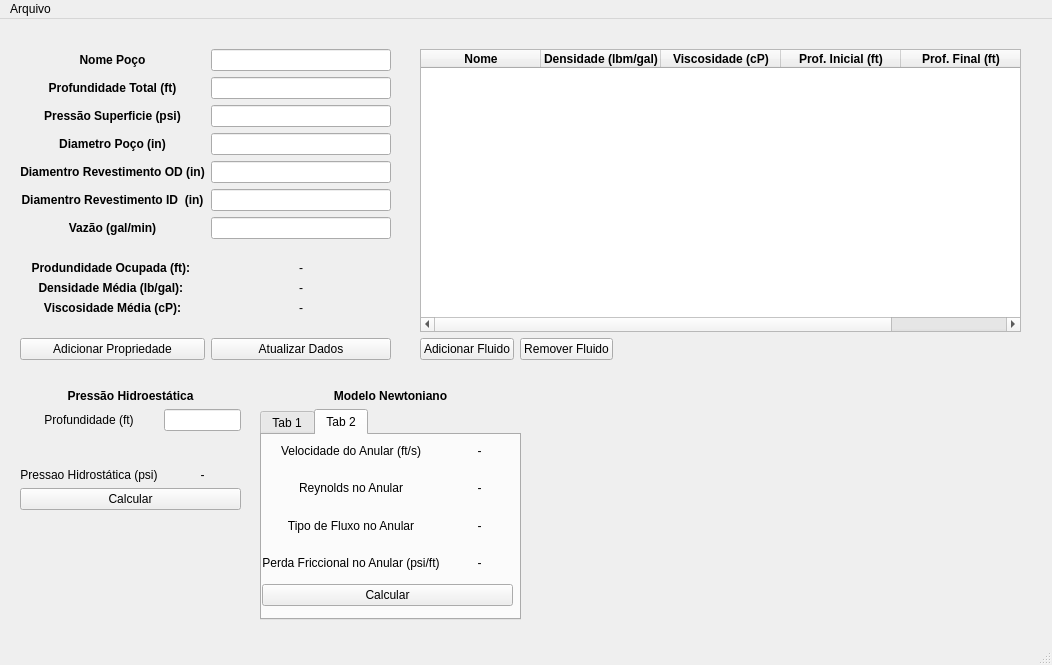
<?xml version="1.0" encoding="UTF-8"?>
<ui version="4.0">
 <class>CSimuladorPoco</class>
 <widget class="QMainWindow" name="CSimuladorPoco">
  <property name="geometry">
   <rect>
    <x>0</x>
    <y>0</y>
    <width>1052</width>
    <height>665</height>
   </rect>
  </property>
  <property name="windowTitle">
   <string>CSimuladorPoco</string>
  </property>
  <widget class="QWidget" name="centralwidget">
   <widget class="QWidget" name="gridLayoutWidget">
    <property name="geometry">
     <rect>
      <x>20</x>
      <y>30</y>
      <width>371</width>
      <height>311</height>
     </rect>
    </property>
    <layout class="QGridLayout" name="gridLayout">
     <item row="4" column="0">
      <widget class="QLabel" name="lbnTituloDiametroOD">
       <property name="font">
        <font>
         <bold>true</bold>
        </font>
       </property>
       <property name="text">
        <string>Diamentro Revestimento OD (in)</string>
       </property>
       <property name="alignment">
        <set>Qt::AlignmentFlag::AlignCenter</set>
       </property>
      </widget>
     </item>
     <item row="6" column="0">
      <widget class="QLabel" name="lbnTituloVazao">
       <property name="font">
        <font>
         <bold>true</bold>
        </font>
       </property>
       <property name="text">
        <string>Vazão (gal/min)</string>
       </property>
       <property name="alignment">
        <set>Qt::AlignmentFlag::AlignCenter</set>
       </property>
      </widget>
     </item>
     <item row="13" column="1" colspan="2">
      <widget class="QPushButton" name="btnAtualizarDados">
       <property name="text">
        <string>Atualizar Dados</string>
       </property>
      </widget>
     </item>
     <item row="0" column="1" colspan="2">
      <widget class="QLineEdit" name="editNomePoco"/>
     </item>
     <item row="1" column="1" colspan="2">
      <widget class="QLineEdit" name="editProfundidadeTotal"/>
     </item>
     <item row="4" column="1" colspan="2">
      <widget class="QLineEdit" name="editDiametroOD"/>
     </item>
     <item row="0" column="0">
      <widget class="QLabel" name="lbnTituloNomePoco">
       <property name="font">
        <font>
         <bold>true</bold>
        </font>
       </property>
       <property name="text">
        <string>Nome Poço</string>
       </property>
       <property name="alignment">
        <set>Qt::AlignmentFlag::AlignCenter</set>
       </property>
      </widget>
     </item>
     <item row="1" column="0">
      <widget class="QLabel" name="lbnTituloProfunidadeTotal">
       <property name="font">
        <font>
         <bold>true</bold>
        </font>
       </property>
       <property name="text">
        <string>Profundidade Total (ft)</string>
       </property>
       <property name="alignment">
        <set>Qt::AlignmentFlag::AlignCenter</set>
       </property>
      </widget>
     </item>
     <item row="5" column="1" colspan="2">
      <widget class="QLineEdit" name="editDiametroID"/>
     </item>
     <item row="2" column="0">
      <widget class="QLabel" name="lbnTituloPressaoSuperficie">
       <property name="font">
        <font>
         <bold>true</bold>
        </font>
       </property>
       <property name="text">
        <string>Pressão Superficie (psi)</string>
       </property>
       <property name="alignment">
        <set>Qt::AlignmentFlag::AlignCenter</set>
       </property>
      </widget>
     </item>
     <item row="12" column="0" colspan="3">
      <spacer name="verticalSpacer">
       <property name="orientation">
        <enum>Qt::Orientation::Vertical</enum>
       </property>
       <property name="sizeHint" stdset="0">
        <size>
         <width>20</width>
         <height>40</height>
        </size>
       </property>
      </spacer>
     </item>
     <item row="3" column="1" colspan="2">
      <widget class="QLineEdit" name="editDiametroPoco"/>
     </item>
     <item row="3" column="0">
      <widget class="QLabel" name="lbnTituloDiametroPoco">
       <property name="font">
        <font>
         <bold>true</bold>
        </font>
       </property>
       <property name="text">
        <string>Diametro Poço (in)</string>
       </property>
       <property name="alignment">
        <set>Qt::AlignmentFlag::AlignCenter</set>
       </property>
      </widget>
     </item>
     <item row="13" column="0">
      <widget class="QPushButton" name="btnAdicionarPropriedades">
       <property name="text">
        <string>Adicionar Propriedade</string>
       </property>
      </widget>
     </item>
     <item row="10" column="1" colspan="2">
      <widget class="QLabel" name="lbnDensidadeMedia">
       <property name="text">
        <string>-</string>
       </property>
       <property name="alignment">
        <set>Qt::AlignmentFlag::AlignCenter</set>
       </property>
      </widget>
     </item>
     <item row="9" column="0">
      <widget class="QLabel" name="lbnTituloProfundidadeOcupada">
       <property name="font">
        <font>
         <bold>true</bold>
        </font>
       </property>
       <property name="text">
        <string>Produndidade Ocupada (ft): </string>
       </property>
       <property name="alignment">
        <set>Qt::AlignmentFlag::AlignCenter</set>
       </property>
      </widget>
     </item>
     <item row="11" column="1" colspan="2">
      <widget class="QLabel" name="lbnViscosidadeMedia">
       <property name="text">
        <string>-</string>
       </property>
       <property name="alignment">
        <set>Qt::AlignmentFlag::AlignCenter</set>
       </property>
      </widget>
     </item>
     <item row="9" column="1" colspan="2">
      <widget class="QLabel" name="lbnProfundidadeOcupada">
       <property name="text">
        <string>-</string>
       </property>
       <property name="alignment">
        <set>Qt::AlignmentFlag::AlignCenter</set>
       </property>
      </widget>
     </item>
     <item row="2" column="1" colspan="2">
      <widget class="QLineEdit" name="editPressaoSuperficie"/>
     </item>
     <item row="5" column="0">
      <widget class="QLabel" name="lbnTituloDiametroID">
       <property name="font">
        <font>
         <bold>true</bold>
        </font>
       </property>
       <property name="text">
        <string>Diamentro Revestimento ID  (in)</string>
       </property>
       <property name="alignment">
        <set>Qt::AlignmentFlag::AlignCenter</set>
       </property>
      </widget>
     </item>
     <item row="6" column="1" colspan="2">
      <widget class="QLineEdit" name="editVazao"/>
     </item>
     <item row="11" column="0">
      <widget class="QLabel" name="lbnTituloViscosidadeMedia">
       <property name="font">
        <font>
         <bold>true</bold>
        </font>
       </property>
       <property name="text">
        <string>Viscosidade Média (cP):</string>
       </property>
       <property name="alignment">
        <set>Qt::AlignmentFlag::AlignCenter</set>
       </property>
      </widget>
     </item>
     <item row="10" column="0">
      <widget class="QLabel" name="lbnTituloDensidadeMedia">
       <property name="font">
        <font>
         <bold>true</bold>
        </font>
       </property>
       <property name="text">
        <string>Densidade Média (lb/gal): </string>
       </property>
       <property name="alignment">
        <set>Qt::AlignmentFlag::AlignCenter</set>
       </property>
      </widget>
     </item>
     <item row="8" column="0" colspan="3">
      <spacer name="verticalSpacer_2">
       <property name="orientation">
        <enum>Qt::Orientation::Vertical</enum>
       </property>
       <property name="sizeHint" stdset="0">
        <size>
         <width>20</width>
         <height>40</height>
        </size>
       </property>
      </spacer>
     </item>
    </layout>
   </widget>
   <widget class="QWidget" name="gridLayoutWidget_2">
    <property name="geometry">
     <rect>
      <x>420</x>
      <y>30</y>
      <width>601</width>
      <height>311</height>
     </rect>
    </property>
    <layout class="QGridLayout" name="gridLayout_2">
     <item row="1" column="0">
      <widget class="QPushButton" name="btnAdicionarFluido">
       <property name="text">
        <string>Adicionar Fluido</string>
       </property>
      </widget>
     </item>
     <item row="1" column="1">
      <widget class="QPushButton" name="btnRemoverFluido">
       <property name="text">
        <string>Remover Fluido</string>
       </property>
      </widget>
     </item>
     <item row="1" column="2">
      <spacer name="horizontalSpacer">
       <property name="orientation">
        <enum>Qt::Orientation::Horizontal</enum>
       </property>
       <property name="sizeHint" stdset="0">
        <size>
         <width>40</width>
         <height>20</height>
        </size>
       </property>
      </spacer>
     </item>
     <item row="0" column="0" colspan="3">
      <widget class="QTableWidget" name="tblFluidos">
       <attribute name="horizontalHeaderDefaultSectionSize">
        <number>120</number>
       </attribute>
       <column>
        <property name="text">
         <string>Nome</string>
        </property>
        <property name="font">
         <font>
          <bold>true</bold>
         </font>
        </property>
       </column>
       <column>
        <property name="text">
         <string>Densidade (lbm/gal)</string>
        </property>
        <property name="font">
         <font>
          <bold>true</bold>
         </font>
        </property>
       </column>
       <column>
        <property name="text">
         <string>Viscosidade (cP)</string>
        </property>
        <property name="font">
         <font>
          <bold>true</bold>
         </font>
        </property>
       </column>
       <column>
        <property name="text">
         <string>Prof. Inicial (ft)</string>
        </property>
        <property name="font">
         <font>
          <bold>true</bold>
         </font>
        </property>
       </column>
       <column>
        <property name="text">
         <string>Prof. Final (ft)</string>
        </property>
        <property name="font">
         <font>
          <bold>true</bold>
         </font>
        </property>
       </column>
      </widget>
     </item>
    </layout>
   </widget>
   <widget class="QWidget" name="gridLayoutWidget_9">
    <property name="geometry">
     <rect>
      <x>260</x>
      <y>370</y>
      <width>261</width>
      <height>231</height>
     </rect>
    </property>
    <layout class="QGridLayout" name="gridLayout_9">
     <item row="0" column="0">
      <widget class="QLabel" name="lbnTituloNomePoco_2">
       <property name="font">
        <font>
         <bold>true</bold>
        </font>
       </property>
       <property name="text">
        <string>Modelo Newtoniano</string>
       </property>
       <property name="alignment">
        <set>Qt::AlignmentFlag::AlignCenter</set>
       </property>
      </widget>
     </item>
     <item row="1" column="0">
      <widget class="QTabWidget" name="tabWidget">
       <property name="currentIndex">
        <number>1</number>
       </property>
       <widget class="QWidget" name="tab">
        <attribute name="title">
         <string>Tab 1</string>
        </attribute>
        <widget class="QWidget" name="gridLayoutWidget_3">
         <property name="geometry">
          <rect>
           <x>0</x>
           <y>0</y>
           <width>251</width>
           <height>171</height>
          </rect>
         </property>
         <layout class="QGridLayout" name="gridLayout_3">
          <item row="3" column="0">
           <widget class="QLabel" name="lbnTituloPerdaFriccionalPocoNewtoniano">
            <property name="text">
             <string>Perda Friccional no Poço (psi/ft)</string>
            </property>
            <property name="alignment">
             <set>Qt::AlignmentFlag::AlignCenter</set>
            </property>
           </widget>
          </item>
          <item row="2" column="1">
           <widget class="QLabel" name="lbnTipoFluxoPocoNewtoniano">
            <property name="text">
             <string>-</string>
            </property>
            <property name="alignment">
             <set>Qt::AlignmentFlag::AlignCenter</set>
            </property>
           </widget>
          </item>
          <item row="3" column="1">
           <widget class="QLabel" name="lbnPerdaFriccionalPocoNewtoniano">
            <property name="text">
             <string>-</string>
            </property>
            <property name="alignment">
             <set>Qt::AlignmentFlag::AlignCenter</set>
            </property>
           </widget>
          </item>
          <item row="1" column="0">
           <widget class="QLabel" name="lbnTituloReynoldsPocoNewtoniano">
            <property name="text">
             <string>Reynolds no Poço</string>
            </property>
            <property name="alignment">
             <set>Qt::AlignmentFlag::AlignCenter</set>
            </property>
           </widget>
          </item>
          <item row="4" column="0" colspan="2">
           <widget class="QPushButton" name="btnCalcularModeloNewtonianoPoco">
            <property name="text">
             <string>Calcular</string>
            </property>
           </widget>
          </item>
          <item row="1" column="1">
           <widget class="QLabel" name="lbnReynoldsPocoNewtoniano">
            <property name="text">
             <string>-</string>
            </property>
            <property name="alignment">
             <set>Qt::AlignmentFlag::AlignCenter</set>
            </property>
           </widget>
          </item>
          <item row="0" column="0">
           <widget class="QLabel" name="lbnTituloVelocidadePocoNewtoniano">
            <property name="text">
             <string>Velocidade do Poço (ft/s)</string>
            </property>
            <property name="alignment">
             <set>Qt::AlignmentFlag::AlignCenter</set>
            </property>
           </widget>
          </item>
          <item row="2" column="0">
           <widget class="QLabel" name="lbnTituloTipoFluxoPocoNewtoniano">
            <property name="text">
             <string>Tipo de Fluxo no Poço</string>
            </property>
            <property name="alignment">
             <set>Qt::AlignmentFlag::AlignCenter</set>
            </property>
           </widget>
          </item>
          <item row="0" column="1">
           <widget class="QLabel" name="lbnVelocidadePocoNewtoniano">
            <property name="text">
             <string>-</string>
            </property>
            <property name="alignment">
             <set>Qt::AlignmentFlag::AlignCenter</set>
            </property>
           </widget>
          </item>
         </layout>
        </widget>
       </widget>
       <widget class="QWidget" name="tab_2">
        <attribute name="title">
         <string>Tab 2</string>
        </attribute>
        <widget class="QWidget" name="gridLayoutWidget_4">
         <property name="geometry">
          <rect>
           <x>0</x>
           <y>0</y>
           <width>251</width>
           <height>171</height>
          </rect>
         </property>
         <layout class="QGridLayout" name="gridLayout_4">
          <item row="3" column="1">
           <widget class="QLabel" name="lbnPerdaFriccionalAnularNewtoniano">
            <property name="text">
             <string>-</string>
            </property>
            <property name="alignment">
             <set>Qt::AlignmentFlag::AlignCenter</set>
            </property>
           </widget>
          </item>
          <item row="1" column="0">
           <widget class="QLabel" name="lbnTituloReynoldsAnularNewtoniano">
            <property name="text">
             <string>Reynolds no Anular</string>
            </property>
            <property name="alignment">
             <set>Qt::AlignmentFlag::AlignCenter</set>
            </property>
           </widget>
          </item>
          <item row="4" column="0" colspan="2">
           <widget class="QPushButton" name="btnCalcularModeloNewtonianoAnular">
            <property name="text">
             <string>Calcular</string>
            </property>
           </widget>
          </item>
          <item row="3" column="0">
           <widget class="QLabel" name="lbnTituloPerdaFriccionalAnularNewtoniano">
            <property name="text">
             <string>Perda Friccional no Anular (psi/ft)</string>
            </property>
            <property name="alignment">
             <set>Qt::AlignmentFlag::AlignCenter</set>
            </property>
           </widget>
          </item>
          <item row="2" column="0">
           <widget class="QLabel" name="lbnTituloTipoFluxoAnularNewtoniano">
            <property name="text">
             <string>Tipo de Fluxo no Anular</string>
            </property>
            <property name="alignment">
             <set>Qt::AlignmentFlag::AlignCenter</set>
            </property>
           </widget>
          </item>
          <item row="0" column="0">
           <widget class="QLabel" name="lbnTituloVelocidadeAnularNewtoniano">
            <property name="text">
             <string>Velocidade do Anular (ft/s)</string>
            </property>
            <property name="alignment">
             <set>Qt::AlignmentFlag::AlignCenter</set>
            </property>
           </widget>
          </item>
          <item row="1" column="1">
           <widget class="QLabel" name="lbnReynoldsAnularNewtoniano">
            <property name="text">
             <string>-</string>
            </property>
            <property name="alignment">
             <set>Qt::AlignmentFlag::AlignCenter</set>
            </property>
           </widget>
          </item>
          <item row="0" column="1">
           <widget class="QLabel" name="lbnVelocidadeAnularNewtoniano">
            <property name="text">
             <string>-</string>
            </property>
            <property name="alignment">
             <set>Qt::AlignmentFlag::AlignCenter</set>
            </property>
           </widget>
          </item>
          <item row="2" column="1">
           <widget class="QLabel" name="lbnTipoFluxoAnularNewtoniano">
            <property name="text">
             <string>-</string>
            </property>
            <property name="alignment">
             <set>Qt::AlignmentFlag::AlignCenter</set>
            </property>
           </widget>
          </item>
         </layout>
        </widget>
       </widget>
      </widget>
     </item>
    </layout>
   </widget>
   <widget class="QWidget" name="gridLayoutWidget_14">
    <property name="geometry">
     <rect>
      <x>20</x>
      <y>370</y>
      <width>221</width>
      <height>121</height>
     </rect>
    </property>
    <layout class="QGridLayout" name="gridLayout_14">
     <item row="4" column="0" colspan="2">
      <widget class="QPushButton" name="btnCalcularPressaoHidroestatica">
       <property name="text">
        <string>Calcular</string>
       </property>
      </widget>
     </item>
     <item row="1" column="0">
      <widget class="QLabel" name="lbnTituloProfundidadePressaoHidroestatica">
       <property name="text">
        <string>Profundidade (ft)</string>
       </property>
       <property name="alignment">
        <set>Qt::AlignmentFlag::AlignCenter</set>
       </property>
      </widget>
     </item>
     <item row="0" column="0" colspan="2">
      <widget class="QLabel" name="lbnTituloNomePoco_5">
       <property name="font">
        <font>
         <bold>true</bold>
        </font>
       </property>
       <property name="text">
        <string>Pressão Hidroestática</string>
       </property>
       <property name="alignment">
        <set>Qt::AlignmentFlag::AlignCenter</set>
       </property>
      </widget>
     </item>
     <item row="3" column="1">
      <widget class="QLabel" name="lbnPressaoHidroestatica">
       <property name="text">
        <string>-</string>
       </property>
       <property name="alignment">
        <set>Qt::AlignmentFlag::AlignCenter</set>
       </property>
      </widget>
     </item>
     <item row="1" column="1">
      <widget class="QLineEdit" name="editProfundidadePressaoHidroestatica">
       <property name="text">
        <string/>
       </property>
      </widget>
     </item>
     <item row="2" column="0" colspan="2">
      <spacer name="verticalSpacer_3">
       <property name="orientation">
        <enum>Qt::Orientation::Vertical</enum>
       </property>
       <property name="sizeHint" stdset="0">
        <size>
         <width>20</width>
         <height>40</height>
        </size>
       </property>
      </spacer>
     </item>
     <item row="3" column="0">
      <widget class="QLabel" name="lbnTituloPressaoHidroestatica">
       <property name="text">
        <string>Pressao Hidrostática (psi)</string>
       </property>
       <property name="alignment">
        <set>Qt::AlignmentFlag::AlignCenter</set>
       </property>
      </widget>
     </item>
    </layout>
   </widget>
  </widget>
  <widget class="QMenuBar" name="menubar">
   <property name="geometry">
    <rect>
     <x>0</x>
     <y>0</y>
     <width>1052</width>
     <height>22</height>
    </rect>
   </property>
   <widget class="QMenu" name="menuArquivo">
    <property name="title">
     <string>Arquivo</string>
    </property>
    <addaction name="actionImportar_Dados"/>
   </widget>
   <addaction name="menuArquivo"/>
  </widget>
  <widget class="QStatusBar" name="statusbar"/>
  <action name="actionImportar_Dados">
   <property name="text">
    <string>Importar Dados</string>
   </property>
  </action>
 </widget>
 <resources/>
 <connections/>
</ui>
